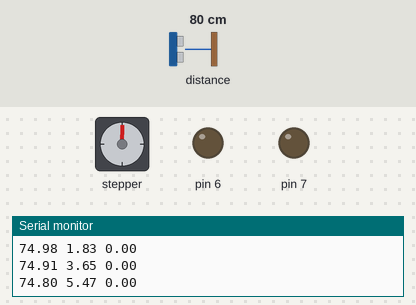
Recording of a sketch running on a simulated Arduino Uno, built with avr-gcc and run on an emulated ATmega328P. Parts: stepper motor, output pins drawn as LEDs (lit = HIGH), the last lines printed to the serial monitor. Wiring (inferred from the names in the program): stepper motor (2048 steps per turn assumed): coils pin 2, pin 4, pin 5, pin 3. Inputs (shaded band) come from the test bench; at power-on: distance to the obstacle 80 cm. Pins used as bus, display or sensor lines are not drawn.

Above: at 1.2 s.
1.3 s: distance to the obstacle set to 250 cm
At 10.5 s:
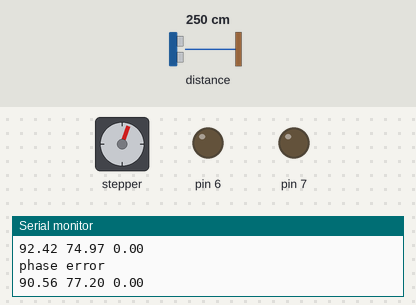
At 21.5 s:
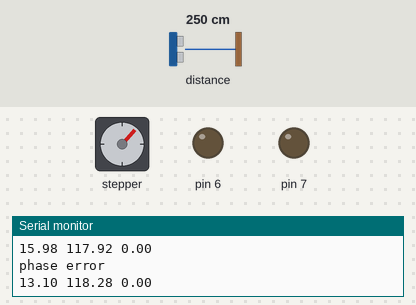
Timing chart, 0 to 22.1 s (numbered marks = the images above; inputs shaded):
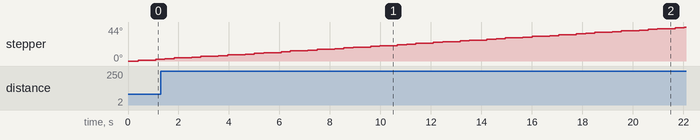

The sketch:

LIDAR.ino
```cpp
#include "Adafruit_VL53L0X.h"

Adafruit_VL53L0X lox = Adafruit_VL53L0X();

uint8_t get_distance();

//stepper configuration

const int pin1 = 2;
const int pin2 = 4;
const int pin3 = 5;
const int pin4 = 3;
const int t = 5;
int count = 0;
float angle = 0.0;
float x = 0.0;
float y = 0.0;
int d = 0;
//prototypes
void set_low();
void fwd(int k);
void bwd(int k);
void stepper(int rotation_direction);

void setup() {
  // put your setup code here, to run once:
  Serial.begin(9600);

  pinMode(pin1, OUTPUT);
  pinMode(pin2, OUTPUT);
  pinMode(pin4, OUTPUT);
  pinMode(pin3, OUTPUT);

  pinMode(6, OUTPUT);
  pinMode(7, OUTPUT);

  while (!Serial){
    delay(1);
  }

  if(!lox.begin()){
    Serial.println("failed to boot sensor");
    while(1);
  }

  Serial.println("successfully booted sensor");

}

void loop() {
  // put your main code here, to run repeatedly:
  angle = (count/516.0) *(2*3.14);
  d = get_distance()-5; // 5cm is the distance between mirror and sensor
  x = d*cos(angle*2);
  y = d*sin(angle*2);
  Serial.print(x);
  Serial.print(" ");
  Serial.print(y);
  Serial.print(" ");
  Serial.println("0.00");
  stepper(1);
  delay(300);
}

uint8_t get_distance()
{
  VL53L0X_RangingMeasurementData_t sensorData;

  uint8_t distance;

  lox.rangingTest(&sensorData, false);

  if(sensorData.RangeStatus != 4)
  {
    distance = sensorData.RangeMilliMeter/10;

    return distance;
  }
  else
  {
    Serial.println("phase error");
  }
}

void stepper(int rotation_direction)
{
  if(rotation_direction == 1)
  {
    fwd(4);
    count += 1;
  }
  else if(rotation_direction == 0)
  {
    bwd(4);
  }
}

void set_low()
{
  digitalWrite(pin1, LOW);
  digitalWrite(pin2, LOW);
  digitalWrite(pin3, LOW);
  digitalWrite(pin4, LOW);
}

void fwd(int k)
{
  for (int i = 0; i < (k/4); i++)
  {
     digitalWrite(pin1, HIGH);
     digitalWrite(pin2, LOW);
     digitalWrite(pin3, LOW);
     digitalWrite(pin4, LOW);
     delay(t);
     set_low();

     digitalWrite(pin1, LOW);
     digitalWrite(pin2, HIGH);
     digitalWrite(pin3, LOW);
     digitalWrite(pin4, LOW);
     delay(t);
     set_low();

     digitalWrite(pin1, LOW);
     digitalWrite(pin2, LOW);
     digitalWrite(pin3, HIGH);
     digitalWrite(pin4, LOW);
     delay(t);
     set_low();

     digitalWrite(pin1, LOW);
     digitalWrite(pin2, LOW);
     digitalWrite(pin3, LOW);
     digitalWrite(pin4, HIGH);
     delay(t);
     set_low();

  }

}

void bwd(int k)
{
  for(int i = 0; i < (k/4); i++)
  {
     digitalWrite(pin1, LOW);
     digitalWrite(pin2, LOW);
     digitalWrite(pin3, LOW);
     digitalWrite(pin4, HIGH);
     delay(t);
     set_low();

     digitalWrite(pin1, LOW);
     digitalWrite(pin2, LOW);
     digitalWrite(pin3, HIGH);
     digitalWrite(pin4, LOW);
     delay(t);
     set_low();

     digitalWrite(pin1, LOW);
     digitalWrite(pin2, HIGH);
     digitalWrite(pin3, LOW);
     digitalWrite(pin4, LOW);
     delay(t);
     set_low();

     digitalWrite(pin1, HIGH);
     digitalWrite(pin2, LOW);
     digitalWrite(pin3, LOW);
     digitalWrite(pin4, LOW);
     delay(t);
     set_low();
  }

}
```
